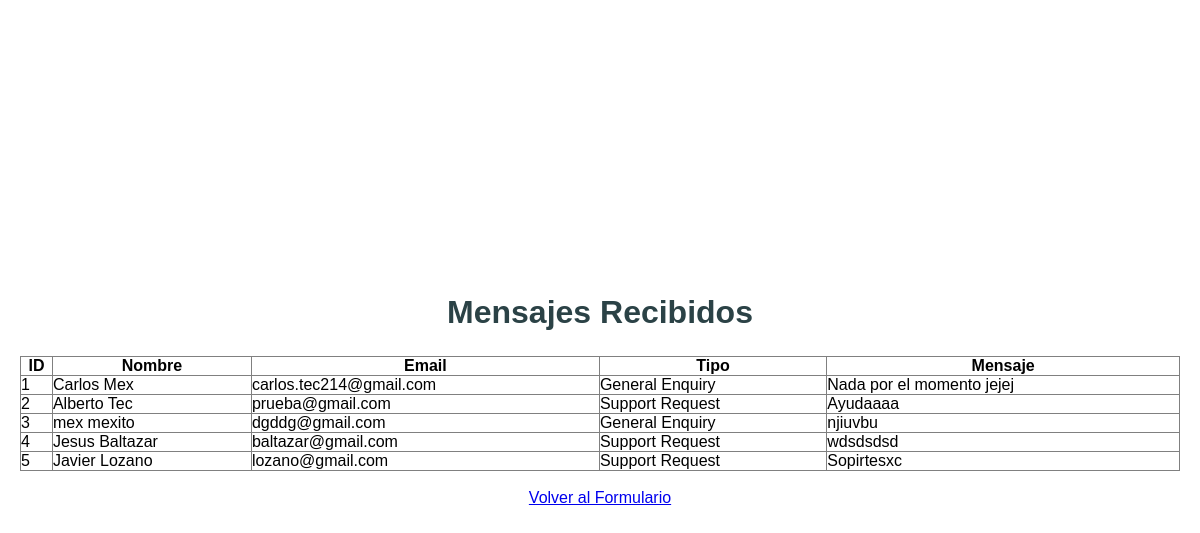
/ver_mensajes.php, run on the app's committed database.
### tables this page shows
CREATE TABLE IF NOT EXISTS `mensajes` (
  `id` int NOT NULL AUTO_INCREMENT,
  `nombre` varchar(100) NOT NULL,
  `email` varchar(100) NOT NULL,
  `asunto` varchar(150) DEFAULT NULL,
  `mensaje` text NOT NULL,
  `fecha_envio` timestamp NULL DEFAULT CURRENT_TIMESTAMP,
  PRIMARY KEY (`id`)
);

### ver_mensajes.php (the view, shortened to what this page needs)
<?php include 'db.php'; ?>
<!DOCTYPE html>
<html>
<head>
    <link rel="stylesheet" href="CSS/style.css">
</head>
<body style="background: white;">
    <h1>Mensajes Recibidos</h1>
    <table border="1" style="width:100%; border-collapse: collapse;">
        <tr>
            <th>ID</th>
            <th>Nombre</th>
            <th>Email</th>
            <th>Tipo</th>
            <th>Mensaje</th>
        </tr>
        <?php
        $resultado = mysqli_query($conexion, "SELECT * FROM mensajes");
        while($fila = mysqli_fetch_assoc($resultado)) {
            echo "<tr>
                    <td>{$fila['id']}</td>
                    <td>{$fila['nombre']}</td>
                    <td>{$fila['email']}</td>
                    <td>{$fila['asunto']}</td>
                    <td>{$fila['mensaje']}</td>
                  </tr>";
        }
        ?>
    </table>
    <br>
    <a href="index.php">Volver al Formulario</a>
</body>
</html>

### CSS/style.css (style rules this page uses)
:root { --green-200: #e0f1e7; --green-600: #0c7d69; --green-900: #065e4f; --red: #d73c3c; --grey-500: #87a3a6; --grey-900: #2b4246; --white: #ffffff; }
* { box-sizing: border-box; margin: 0; padding: 0; }
body { font-family: 'Karla', sans-serif; background-color: var(--green-200); display: flex; flex-direction: column; justify-content: center; align-items: center; min-height: 100vh; padding: 20px; }
h1 { color: var(--grey-900); margin-bottom: 25px; }

### data on the page
mensajes: id "1", nombre "Carlos Mex", email "carlos.tec214@gmail.com", asunto "General Enquiry", mensaje "Nada por el momento jejej"
mensajes: id "2", nombre "Alberto Tec", email "prueba@gmail.com", asunto "Support Request", mensaje "Ayudaaaa"
mensajes: id "3", nombre "mex mexito", email "dgddg@gmail.com", asunto "General Enquiry", mensaje "njiuvbu"
mensajes: id "4", nombre "Jesus Baltazar", email "baltazar@gmail.com", asunto "Support Request", mensaje "wdsdsdsd"
mensajes: id "5", nombre "Javier Lozano", email "lozano@gmail.com", asunto "Support Request", mensaje "Sopirtesxc"
